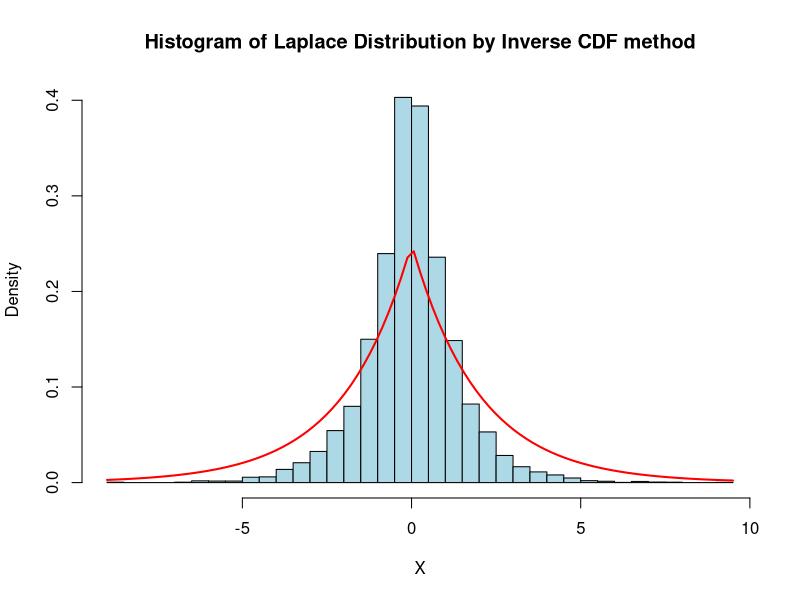
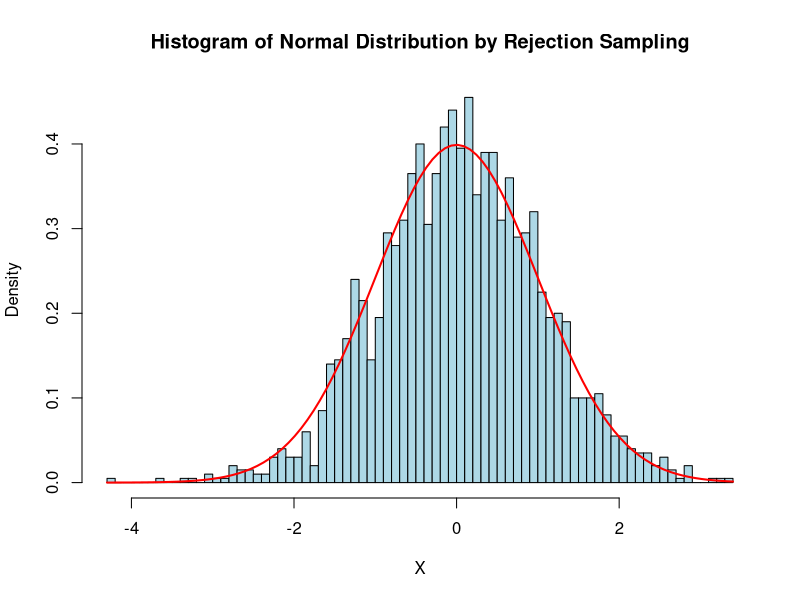
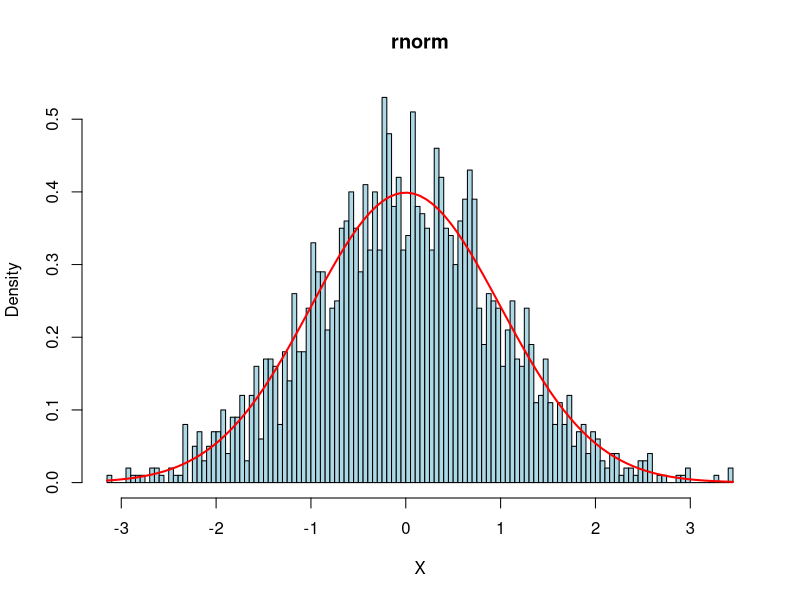

The R script that drew these images, in order:
# inverse CDF
inverse_cdf_laplace <- function(n) {
  U <- runif(n)
  X <- ifelse(U < 0.5, log(2*U), -log(2*(1-U)))
  return(X)
}

# Generate 10000 random numbers and plot histogram
set.seed(123)
x <- inverse_cdf_laplace(10000)
hist(x, breaks=50, prob=TRUE, main = "Histogram of Laplace Distribution by Inverse CDF method", xlab = "X", col = "lightblue", freq = FALSE)

# Add theoretical density
curve(dexp(abs(x), rate=1/2)/2, add=TRUE, col="red", lwd=2)


# rejection sampling for Normal distribution
rejection_sampling_normal <- function(n) {
  a <- sqrt(2 *exp(1)/pi) # Envelop constant for Laplace distribution
  X <- rep(NA, n)
  i <- 1
  count_rejected <- 0

  while(i <= n) {
    Z <- inverse_cdf_laplace(1)
    U <- runif(1)
    f_y <- 2/sqrt(2*pi) * exp(-Z^2/2)
    g_y <- exp(-abs(Z))
    if (U <= (f_y /(a * g_y))) {
      X[i] <- Z
      i <- i + 1
    } else {
      count_rejected <- count_rejected + 1
    }
  }

  rejection_rate <- count_rejected / n
  return(list(samples = X, rejection_rate = rejection_rate))
}

# Generate 2000 random numbers and plot histogram
set.seed(123)
results <- rejection_sampling_normal(2000)
x <- results$samples
hist(x, breaks=100, prob=TRUE, main = "Histogram of Normal Distribution by Rejection Sampling", xlab = "X", col = "lightblue", freq = FALSE)

# Add theoretical density
curve(dnorm(x), add=TRUE, col="red", lwd=2)

# Compute rejection rate
rejection_rate <- results$rejection_rate

# Compare rejection rates
cat("Average rejection rate (R):", rejection_rate, "\n")
cat("Expected rejection rate (ER):", 1 - (1 / sqrt(2 *exp(1)/pi)) , "\n")

# Generate 2000 random numbers using rnorm and plot histogram
y <- rnorm(2000)
hist(y, breaks=100, prob=TRUE, main = "rnorm", xlab = "X", col = "lightblue", freq = FALSE)

# Add theoretical density
curve(dnorm(x), add=TRUE, col="red", lwd=2)








